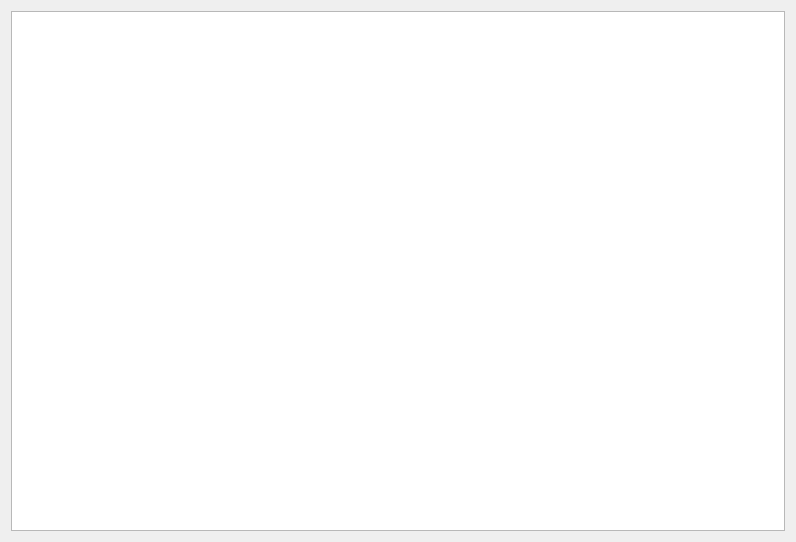
<?xml version="1.0" encoding="UTF-8"?>
<ui version="4.0">
 <class>Widget</class>
 <widget class="QWidget" name="Widget">
  <property name="geometry">
   <rect>
    <x>0</x>
    <y>0</y>
    <width>796</width>
    <height>542</height>
   </rect>
  </property>
  <property name="windowTitle">
   <string>Widget</string>
  </property>
  <layout class="QGridLayout" name="gridLayout">
   <item row="0" column="0">
    <widget class="QTreeWidget" name="coretreeWidget">
     <property name="enabled">
      <bool>true</bool>
     </property>
     <property name="headerHidden">
      <bool>true</bool>
     </property>
     <column>
      <property name="text">
       <string notr="true">1</string>
      </property>
     </column>
    </widget>
   </item>
  </layout>
 </widget>
 <resources/>
 <connections/>
</ui>
